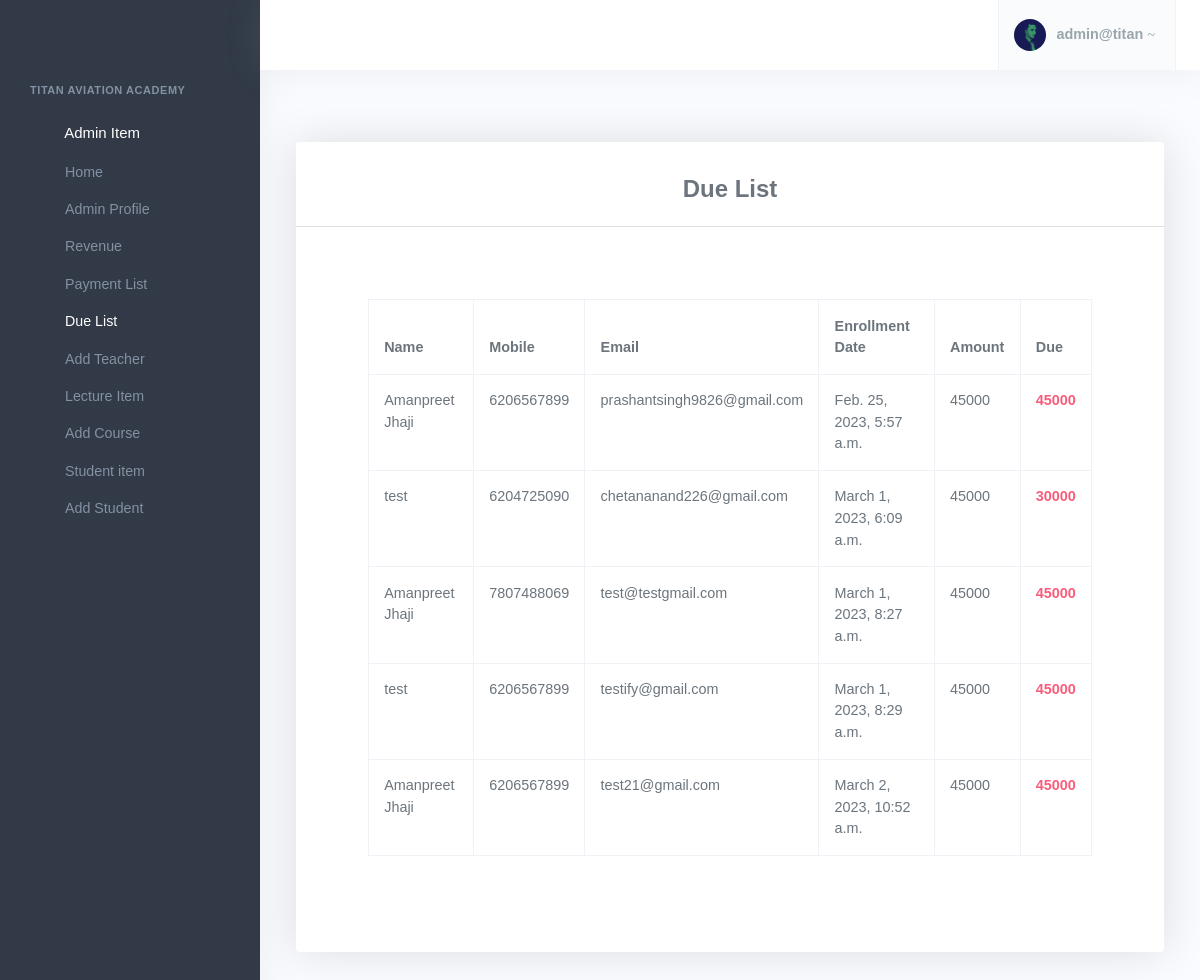
/duelist (signed in), run on the app's committed database.
### Student/models.py (models this page shows, shortened)
class Student_detail(models.Model):
    Name = models.CharField(max_length = 50 ,null=True )
    Email = models.EmailField(max_length = 35 ,null=True)
    Number = models.CharField(max_length = 10 ,null=True)
    DOB = models.DateField(null=True)
    Aadhaar = models.CharField(max_length = 12 ,null=True)
    Enrollment_date = models.DateTimeField(auto_now_add=True , null=True)
    Admission_no = models.CharField(max_length=10, default=MakeOTP())
    GENDER_CHOICES = (
        ('Male', 'Male'),
        ('Female', 'Female'),
        ('Other', 'Other'),
    )
    Gender = models.CharField(max_length = 6 ,null=True  ,choices=GENDER_CHOICES )
    education = (
        ('10th','Secondary education'),
        ('12th','Senior secondary education'),
        ('Grad','Graduation education'),
        ('P.Grad','Post Graduation education'),
    )
    Education = models.CharField(max_length = 50 ,null=True,choices=education)
    Course_name = models.ForeignKey(Course, null=True, on_delete=models.CASCADE)
    doc_10th =  models.FileField(upload_to='static/docs/',  null=True,blank=True)
    doc_12th =  models.FileField(upload_to='static/docs/', null=True ,blank=True)
    doc_Graduate =  models.FileField(upload_to='static/docs/', null=True ,blank=True)
    doc_postgraduate =  models.FileField(upload_to='static/docs/', null=True ,blank=True)
    Address = models.TextField(max_length = 200 ,null=True)
    state_choices = [
    ('Andhra Pradesh','Andhra Pradesh'),
    ('Arunachal Pradesh','Arunachal Pradesh'),
    ('Assam','Assam'),
    ('Bihar','Bihar'),
    ('Chhattisgarh','Chhattisgarh'),
    ('Goa','Goa'),
    ('Gujarat','Gujarat'),
    ('Haryana','Haryana'),
    ('Himachal Pradesh','Himachal Pradesh'),
    ('Jharkhand','Jharkhand'),
    ('Karnataka','Karnataka'),
    ('Kerala','Kerala'),
    ('Madhya Pradesh','Madhya Pradesh'),
    ('Maharashtra','Maharashtra'),
    ('Manipur','Manipur'),
    ('Meghalaya','Meghalaya'),
    ('Mizoram','Mizoram'),
    ('Nagaland','Nagaland'),
    ('Odisha','Odisha'),
    ('Punjab','Punjab'),
    ('Rajasthan','Rajasthan'),
    ('Sikkim','Sikkim'),
    ('Tamil Nadu','Tamil Nadu'),
    ('Telangana','Telangana'),
    ('Tripura','Tripura'),
    ('Uttar Pradesh','Uttar Pradesh'),
    ('Uttarakhand','Uttarakhand'),
    ('West Bengal','West Bengal'),
    ('Andaman and Nicobar Islands','Andaman and Nicobar Islands'),
    ('Chandigarh','Chandigarh'),
    ('Dadra & Nagar Haveli and Daman & Diu','Dadra & Nagar Haveli and Daman & Diu'),
    ('Delhi','Delhi'),
    ('Jammu and Kashmir','Jammu and Kashmir'),
    ('Lakshadweep','Lakshadweep'),
    ('Puducherry','Puducherry'),
    ('Ladakh','Ladakh'),
]
    State = models.CharField(max_length=60, null=True,choices=state_choices)
    City = models.CharField(max_length = 20 , null=True)
    House = models.CharField(max_length = 15 , null=True)
    Post_office = models.CharField(max_length = 15 , null=True)
    Tehsil = models.CharField(max_length = 15 , null=True)
    District = models.CharField(max_length = 20 , null=True)
    Pincode = models.CharField(max_length = 6, null=True)
    date_of_joining = models.DateField(default=datetime.today)
    paid_amount = models.BigIntegerField(default=0)
    Payment = models.BooleanField(default='False')
    Trm = models.BooleanField(default='False')

### Admin/models.py (models this page shows, shortened)
class Course(models.Model):
    id = models.AutoField(primary_key=True)
    Course_name = models.CharField(max_length = 55 , null= True )
    Price = models.IntegerField(null=True)
    Details = RichTextField(blank=True , null=True)
    duration = {
        ('1 mon','1 MONTH'),
        ('3 mon','3 MONTH'),
        ('6 mon','6 MONTH'),
    }
    Duration = models.CharField(max_length=100,choices=duration,null=True)
    title = models.CharField(max_length=127)
    sub_title = models.CharField(max_length=127)
    is_official = models.BooleanField(default=False)

### Admin/Revanueview.py (the view)
# urls.py: path('duelist', Revanueview.duelist , name="duelist"),
def duelist(request):
    due = Student_detail.objects.all()
    user = request.user
    context = {
        'due':due,
    }
    if user.is_superuser:
        return render(request,'Admin/duelist.html', context)
    elif user.is_staff:
        return render(request,'Teacher/duelist.html', context)

### templates/Admin/duelist.html (shortened to what this page needs)
{% extends 'Base/adminbase.html' %}
{% load mathfilters %}
{% block body %}
<div class="container mt-5">
    <div class="row">
        <div class="col-md-12">
            <div class="card shadow-lg">
            <div class="card-header py-3">
                    <h3 class="mb-0 text-center">Due List</h3>
                </div>
            <div class="card-body p-5">
               <div class="table-responsive">
                   <table id="exa" class="table table-bordered">
                       <thead>
                           <tr>
                               <th>Name</th>
                               <th>Mobile</th>
                               <th>Email</th>
                               <th>Enrollment Date</th>
                               <th>Amount</th>
                               <th >Due</th>
                           </tr>
                       </thead>
                       <tbody>
                           {% for item in due %}
                           <tr>
                               <td>{{item.Name}}</td>
                               <td>{{item.Number}}</td>
                               <td>{{item.Email}}</td>
                               <td>{{item.Enrollment_date}}</td>
                               <td>{{item.Course_name.Price}}</td>
                               <td class='fw-bold text-danger'>
                                {% if item.Course_name.Price < item.paid_amount  %}
                                0
                                {% else %}
                                {{item.Course_name.Price|sub:item.paid_amount  }}
                                {% endif %}
                            </td>
                           </tr>
                           {% endfor %}
                       </tbody>
                   </table>
               </div>
            </div>
            </div>
        </div>
    </div>
</div>
{% endblock body %}

### templates/Base/adminbase.html (shortened to what this page needs)
<!DOCTYPE html>
<html lang="en">
  <head>
    <link
      href="/static/Base/assets/css/icons.min.css"
      rel="stylesheet"
      type="text/css"
    />
    <link
      href="/static/Base/assets/css/app.min.css"
      rel="stylesheet"
      type="text/css"
      id="app-style"
    />
    <link
      rel="stylesheet"
      href="https://cdnjs.cloudflare.com/ajax/libs/datatables/1.10.21/css/jquery.dataTables.min.css"
    />
  </head>
  <body
    class="loading"
    data-layout-color="light"
    data-leftbar-theme="dark"
    data-layout-mode="fluid"
    data-rightbar-onstart="true"
  >
    {% load sweetify %} {% sweetify %}
    <div class="wrapper">
      <div class="leftside-menu">
        <div class="h-100" id="leftside-menu-container" data-simplebar>
          <ul class="side-nav">
            <li class="side-nav-title side-nav-item">Titan Aviation Academy</li>
            <li class="side-nav-item">
              <a
                data-bs-toggle="collapse"
                href="#sidebarDashboards"
                aria-expanded="false"
                aria-controls="sidebarDashboards"
                class="side-nav-link"
              >
                <i class="uil-home-alt"></i>
                <span> Admin Item </span>
              </a>
              <div class="collapse" id="sidebarDashboards">
                <ul class="side-nav-second-level">
                  <li>
                    <a href="{% url 'Admin:AHome' %}">Home</a>
                  </li>
                  <li>
                    <a href="/AdminProfile">Admin Profile</a>
                  </li>
                  <li>
                    <a href="/Revenue">Revenue</a>
                  </li>
                  <li>
                    <a href="/paymentlist">Payment List</a>
                  </li>
                  <li>
                    <a href="/duelist">Due List</a>
                  </li>
                  <li>
                    <a href="/Addteacher">Add Teacher</a>
                  </li>
                  <li>
                    <a href="/Lectureboard">Lecture Item</a>
                  </li>
                  <li>
                    <a href="/Courseboard">Add Course</a>
                  </li>
                  <li>
                    <a href="/Studentboard">Student item</a>
                  </li>
                  <li>
                    <a href="/Addstudent">Add Student</a>
                  </li>
                </ul>
              </div>
            </li>
          </ul>
        </div>
      </div>
      <div class="content-page">
        <div class="content">
          <div class="navbar-custom">
            <ul class="list-unstyled topbar-menu float-end mb-0">
              <li class="dropdown notification-list">
                <a
                  class="nav-link dropdown-toggle nav-user arrow-none me-0 d-flex align-items-center"
                  data-bs-toggle="dropdown"
                  href="#"
                  role="button"
                  aria-haspopup="false"
                  aria-expanded="false"
                >
                  <span class="account-user-avatar">
                    <img
                      src="/static/Base/assets/images/users/avatar-1.jpg"
                      alt="user-image"
                      class="rounded-circle"
                    />
                  </span>
                  <span>
                    <span class="account-user-name"
                      >{{request.user}} <i class="dripicons-gear"></i
                    ></span>
                  </span>
                </a>
              </li>
            </ul>
            <button class="button-menu-mobile open-left">
              <i class="mdi mdi-menu"></i>
            </button>
          </div>
          <div class="container-fluid">
            {% block body %} {% endblock %}
          </div>
        </div>
      </div>
    </div>
  </body>
</html>

### data on the page
Student_detail: Name "Amanpreet Jhaji", Number "6206567899", Email "prashantsingh9826@gmail.com", Enrollment_date "Feb. 25, 2023, 5:57 a.m.", Course_name.Price "45000", Course_name.Price|sub "45000"
Student_detail: Name "test", Number "6204725090", Email "chetananand226@gmail.com", Enrollment_date "March 1, 2023, 6:09 a.m.", Course_name.Price "45000", Course_name.Price|sub "30000"
Student_detail: Name "Amanpreet Jhaji", Number "7807488069", Email "test@testgmail.com", Enrollment_date "March 1, 2023, 8:27 a.m.", Course_name.Price "45000", Course_name.Price|sub "45000"
Student_detail: Name "test", Number "6206567899", Email "testify@gmail.com", Enrollment_date "March 1, 2023, 8:29 a.m.", Course_name.Price "45000", Course_name.Price|sub "45000"
Student_detail: Name "Amanpreet Jhaji", Number "6206567899", Email "test21@gmail.com", Enrollment_date "March 2, 2023, 10:52 a.m.", Course_name.Price "45000", Course_name.Price|sub "45000"

### other printed values
{{ request.user }} "admin@titan"
